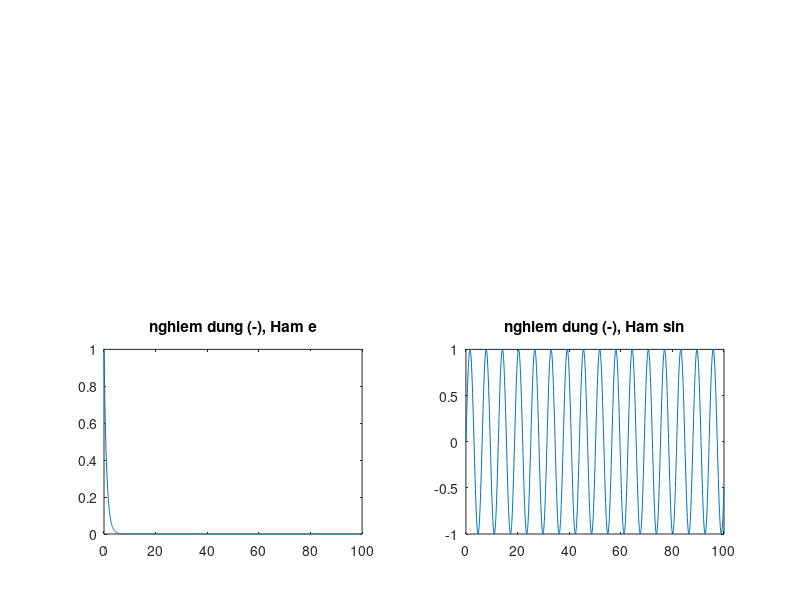

This figure's MATLAB source:
function VD40HELM3_derec
clear all
format short e;
% === Cac PP HELM3, HEAB3, HEAB2 truc tiep ================================
beta1 = 0.5; beta2 = 1.5; beta3 = -1; % HELM3; p = 2
%beta1 = 23/12; beta2 = -16/12; beta3 = 5/12; % Adams Bashforth 3; p =3
%beta1 = 3/2; beta2 = -1/2; % Adams Bashforth 2; p =2
h0 = input('nhap buoc thoi gian dau h0 = ');
m=7; %input('Nhap so lan giai m =');
time = 100;
for k =1:m
    h(k)=2*h0/(2^k);
    N = time/h(k);
    for i=1:N+1
        t(i)=(i-1)*h(k);  UCX(i)=exp(-t(i)); VCX(i)= sin(t(i));
    end;
    %U xap xi cua x1, V xap xi cua x2 (neu 2 buoc thi bo gia tri xuat phat thu 3)
    U(1)=1; V(1)=0; U(2)= UCX(2); V(2)= VCX(2); U(3)= UCX(3); V(3)= VCX(3); 
    SSU(1)=0; SSV(1)=0; SSU(2)= 0; SSV(2)= 0; SSU(3)= 0; SSV(3)= 0;
    DU(1)= -1; DV(1)= 1; DU(2)= - exp(-t(2)); DV(2)= cos(t(2)); 
    % Neu 2 buoc thi for i = 2: N ============================
    for i=3:N
        % HELM 3 step
        VP =  U(i)*U(i) + U(i)*V(i)*(t(i)*t(i)+ 2*sin(t(i)) + h(k)*beta1*exp(-t(i))) + U(i)*(beta2*DU(i-1) + beta3*DU(i-2))*h(k) + U(i)*(t(i)*t(i)+ 2*sin(t(i)))*(beta2*DV(i-1) + beta3*DV(i-2))*h(k) + h(k)*beta1*(U(i)*sin(2*t(i)) - V(i)*exp(-2*t(i))) + h(k)*beta1*exp(-t(i))*(t(i)*t(i)*cos(t(i)) - exp(-t(i)));
        % ============== Adams Bashforth 2; p =2
         %VP =  U(i)*U(i) + U(i)*V(i)*(t(i)*t(i)+ 2*sin(t(i)) + h(k)*beta1*exp(-t(i))) + U(i)*(beta2*DU(i-1))*h(k) + U(i)*(t(i)*t(i)+ 2*sin(t(i)))*(beta2*DV(i-1))*h(k) + h(k)*beta1*(U(i)*sin(2*t(i)) - V(i)*exp(-2*t(i))) + h(k)*beta1*exp(-t(i))*(t(i)*t(i)*cos(t(i)) - exp(-t(i)));
         %-----------------------------
        V(i+1) = (U(i)*(sin(t(i+1)) - 1)*exp(-t(i+1)) + VP)/(U(i)*(exp(-t(i+1)) + t(i)*t(i) + 2*sin(t(i))));
        U(i+1) = V(i+1)*exp(-t(i+1)) - (exp(-t(i+1)))*(sin(t(i+1)) - 1); 
        % --------- HELM 3 step
        DU(i)= (U(i+1)  - U(i))/(beta1*h(k)) - (beta2*DU(i-1) + beta3*DU(i-2))/beta1; 
        DV(i)= (V(i+1)  - V(i))/(beta1*h(k)) - (beta2*DV(i-1) + beta3*DV(i-2))/beta1;
        % Adams Bashforth 2; p =2
        %DU(i)= (U(i+1)  - U(i))/(beta1*h(k)) - (beta2*DU(i-1))/beta1; 
        %DV(i)= (V(i+1)  - V(i))/(beta1*h(k)) - (beta2*DV(i-1))/beta1;
        SSU(i+1)=abs(U(i+1)-UCX(i+1));    SSV(i+1)=abs(V(i+1)-VCX(i+1));
    end;
    a(k)=max(SSU);
    b(k)=max(SSV);
end
for e=1:(m-1)
    orderCXU(e)=log(a(e)/a(e+1))/log(2);
    orderCXV(e)=log(b(e)/b(e+1))/log(2);
end;
%c=a';
%d=order';
%D=[b; c]
subplot(2,2,1);
plot(t(1:(N+1)),U(1:(N+1)),'-')
title ('nghiem xap xy x1 (-), Ham e')
subplot(2,2,2);
plot(t(1:(N+1)),V(1:(N+1)),'-')
title ('nghiem xap xy x2 (-), Ham sin')
subplot(2,2,3);
plot(t(1:(N+1)),UCX(1:(N+1)),'-')
title ('nghiem dung (-), Ham e')
subplot(2,2,4);
plot(t(1:(N+1)),VCX(1:(N+1)),'-')
title ('nghiem dung (-), Ham sin')
disp('actual errors of U:'); disp(a');
disp('error orders of U:'); disp(orderCXU');
disp('actual errors of V:'); disp(b');
disp('error orders of V:'); disp(orderCXV');